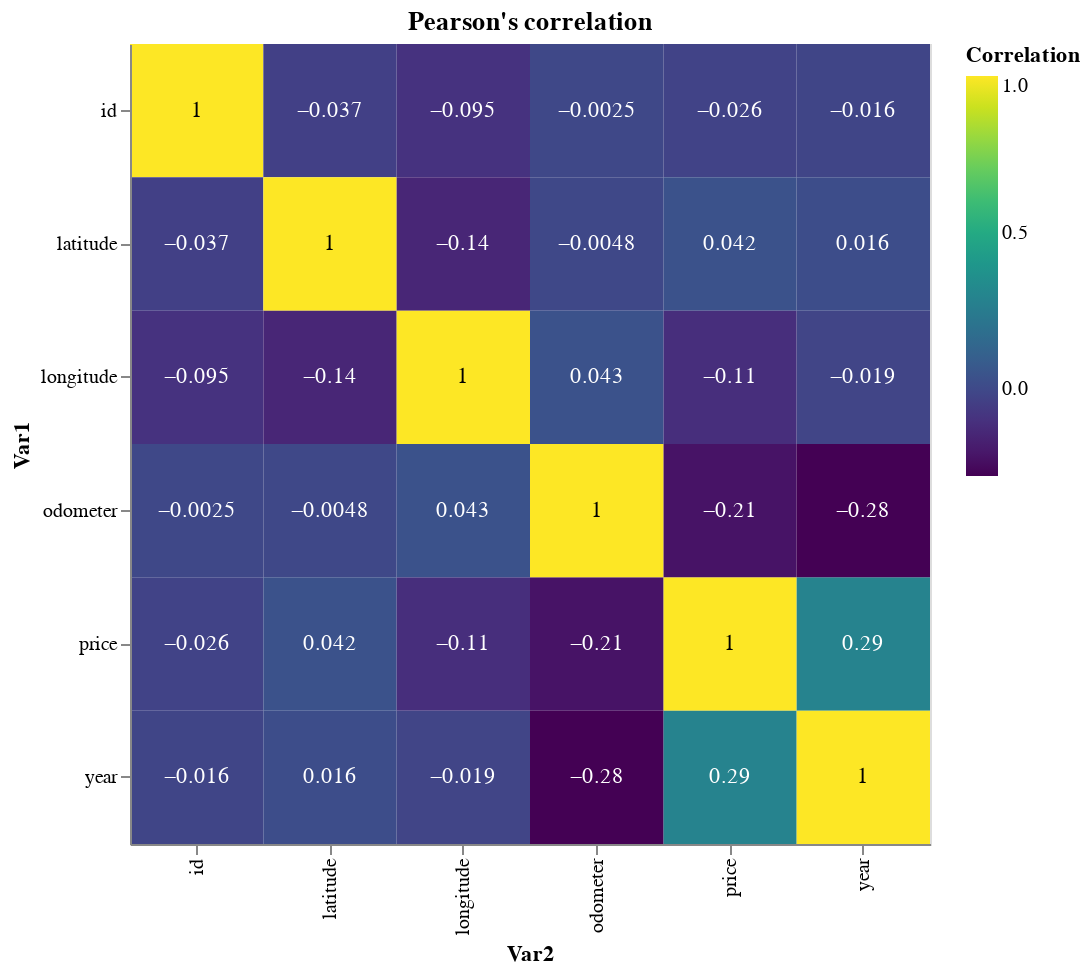

The cell this chart's notebook holds for it:
### Markdown cell above
#### Correlations

### Code cell
vehicles_corr = vehicles.corr().reset_index().rename(columns = {'index':'Var1'}).melt(id_vars = ['Var1'],
                                                                                    value_name = 'Correlation',
                                                                                    var_name = 'Var2')
base = alt.Chart(vehicles_corr).encode(
    alt.Y('Var1:N'),
    alt.X('Var2:N')
) 

heatmap = base.mark_rect().encode(
     alt.Color('Correlation:Q',
                scale=alt.Scale(scheme='viridis'))
)

text = base.mark_text(baseline='middle').encode(
    text=alt.Text('Correlation:Q', format='.2'),
    color=alt.condition(
        alt.datum.Correlation >= 0.95,
        alt.value('black'),
        alt.value('white')
    )
)

(heatmap + text).properties(
    width = 400,
    height = 400,
    title = "Pearson's correlation"
)

### Figure 1 — Vega-Lite specification as saved in the notebook (floating-point values rounded to 4 significant figures)
{"$schema": "https://vega.github.io/schema/vega-lite/v3.4.0.json", "config": {"mark": {"tooltip": null}, "view": {"height": 300, "width": 400}}, "data": {"name": "data-158084ae9f6d980ebabdf80656504831"}, "datasets": {"data-158084ae9f6d980ebabdf80656504831": [{"Correlation": 1, "Var1": "id", "Var2": "id"}, {"Correlation": -0.02646, "Var1": "price", "Var2": "id"}, {"Correlation": -0.01562, "Var1": "year", "Var2": "id"}, {"Correlation": -0.002496, "Var1": "odometer", "Var2": "id"}, {"Correlation": -0.03709, "Var1": "latitude", "Var2": "id"}, {"Correlation": -0.09471, "Var1": "longitude", "Var2": "id"}, {"Correlation": -0.02646, "Var1": "id", "Var2": "price"}, {"Correlation": 1, "Var1": "price", "Var2": "price"}, {"Correlation": 0.2899, "Var1": "year", "Var2": "price"}, {"Correlation": -0.2149, "Var1": "odometer", "Var2": "price"}, {"Correlation": 0.04161, "Var1": "latitude", "Var2": "price"}, {"Correlation": -0.1096, "Var1": "longitude", "Var2": "price"}, {"Correlation": -0.01562, "Var1": "id", "Var2": "year"}, {"Correlation": 0.2899, "Var1": "price", "Var2": "year"}, {"Correlation": 1, "Var1": "year", "Var2": "year"}, {"Correlation": -0.2767, "Var1": "odometer", "Var2": "year"}, {"Correlation": 0.01645, "Var1": "latitude", "Var2": "year"}, {"Correlation": -0.01889, "Var1": "longitude", "Var2": "year"}, {"Correlation": -0.002496, "Var1": "id", "Var2": "odometer"}, {"Correlation": -0.2149, "Var1": "price", "Var2": "odometer"}, {"Correlation": -0.2767, "Var1": "year", "Var2": "odometer"}, {"Correlation": 1, "Var1": "odometer", "Var2": "odometer"}, {"Correlation": -0.004838, "Var1": "latitude", "Var2": "odometer"}, {"Correlation": 0.0427, "Var1": "longitude", "Var2": "odometer"}, {"Correlation": -0.03709, "Var1": "id", "Var2": "latitude"}, {"Correlation": 0.04161, "Var1": "price", "Var2": "latitude"}, {"Correlation": 0.01645, "Var1": "year", "Var2": "latitude"}, {"Correlation": -0.004838, "Var1": "odometer", "Var2": "latitude"}, {"Correlation": 1, "Var1": "latitude", "Var2": "latitude"}, {"Correlation": -0.1432, "Var1": "longitude", "Var2": "latitude"}, {"Correlation": -0.09471, "Var1": "id", "Var2": "longitude"}, {"Correlation": -0.1096, "Var1": "price", "Var2": "longitude"}, {"Correlation": -0.01889, "Var1": "year", "Var2": "longitude"}, {"Correlation": 0.0427, "Var1": "odometer", "Var2": "longitude"}, {"Correlation": -0.1432, "Var1": "latitude", "Var2": "longitude"}, {"Correlation": 1, "Var1": "longitude", "Var2": "longitude"}]}, "height": 400, "layer": [{"encoding": {"color": {"field": "Correlation", "scale": {"scheme": "viridis"}, "type": "quantitative"}, "x": {"field": "Var2", "type": "nominal"}, "y": {"field": "Var1", "type": "nominal"}}, "mark": "rect"}, {"encoding": {"color": {"condition": {"test": "(datum.Correlation >= 0.95)", "value": "black"}, "value": "white"}, "text": {"field": "Correlation", "format": ".2", "type": "quantitative"}, "x": {"field": "Var2", "type": "nominal"}, "y": {"field": "Var1", "type": "nominal"}}, "mark": {"baseline": "middle", "type": "text"}}], "title": "Pearson's correlation", "width": 400}
